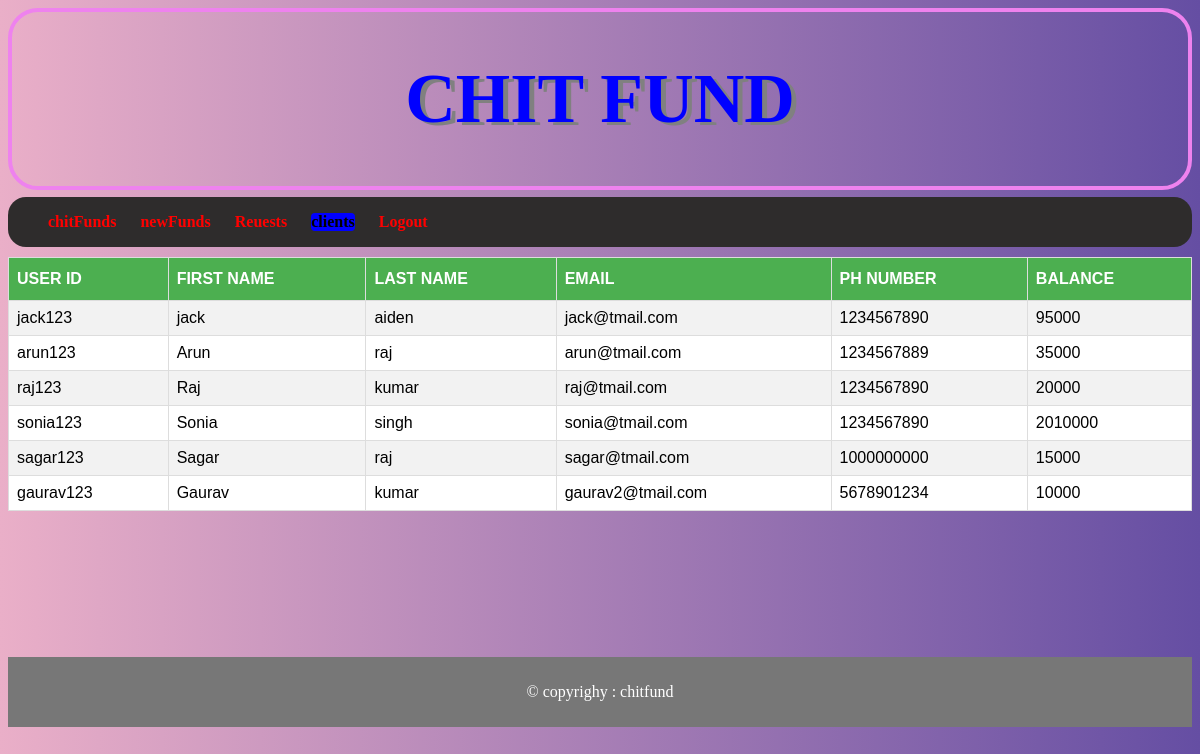
/aclients.php, run on the app's committed database.
### tables this page shows
CREATE TABLE `clients` (
  `uname` varchar(100) NOT NULL,
  `pass` varchar(100) NOT NULL,
  `fname` varchar(100) NOT NULL,
  `lname` varchar(100) NOT NULL,
  `email` varchar(100) NOT NULL,
  `phnumber` varchar(100) NOT NULL,
  `balance` varchar(100) NOT NULL
);

### aclients.php (the view, shortened to what this page needs)
<!DOCTYPE html>
<html>
<head>
	<link rel="stylesheet" type="text/css" href="style5.css">
</head>
<body>
	<header><h1>CHIT FUND</h1></header>
  	<nav>
  		<ul>
  			<li><a href="ahome.php">chitFunds</a></li>
  			<li><a href="acrtfund.php">newFunds</a></li>
  			<li><a href="arequest.php">Reuests</a></li>
  			<li id='selected'>clients</li>
  			<li><a href="logout.php">Logout</a></li>
  		</ul>
  	</nav>
<section>
	<table>
	<tr>
	<th>USER ID</th>
	<th>FIRST NAME</th>
	<th>LAST NAME</th>
	<th>EMAIL</th>
	<th>PH NUMBER</th>
	<th>BALANCE</th></tr>
	<?php
	$conn=mysqli_connect("localhost","root","","chitfund");
	$sql="select uname,fname,lname,email,phnumber,balance from clients";
	$result=$conn->query($sql);
	if($result->num_rows>0){
	while($row=$result->fetch_assoc()){
	echo "<tr><td>".$row["uname"]."</td><td>".$row["fname"]."</td><td>".$row["lname"]."</td><td>".$row["email"]."</td><td>".$row["phnumber"]."</td><td>".$row["balance"]."</td></tr>";
	}echo "</table>";}
	?>
</section>
<footer><p>&#169; copyrighy : chitfund</p></footer>
</body>
</html>

### style5.css (style rules this page uses)
header { font-size:35px; text-align:center; color:blue; text-shadow:5px 3px grey; border-radius:30px; border:4px solid violet; }
section { height:400px; }
table { font-family:Arial,Helvetica,sans-serif; border-collapse:collapse; width:100%; }
table td,table th { border:1px solid #ddd; padding:8px; }
table tr:nth-child(even) { background-color:#f2f2f2; }
table tr:nth-child(odd) { background-color:white; }
table th { padding-top:12px; padding-bottom:12px; text-align:left; background-color:#4CAF50; color:white; }
body { background:#eaafc8; background:-webkit-linear-gradient(to right,#eaafc8,#654ea3); background:linear-gradient(to right,#eaafc8,#654ea3); min-height:100vh; }
footer { background-color:#777; padding:10px; text-align:center; color:white; }
nav { background:#2e2c2c; font-weight:700; margin-bottom:10px; margin-top:7px; border-radius:18px; flex:1; display: flex; align-items: right; text-align: right; list-style-type: none; }
nav ul { text-align: right; }
nav ul li { display: inline-block; margin-right: 20px }
nav a { text-decoration: none; color: red }
#selected { border-radius:4px;background:blue; }
a { text-decoration:none; }

### data on the page
clients: uname "jack123", fname "jack", lname "aiden", email "jack@tmail.com", phnumber "1234567890", balance "95000"
clients: uname "arun123", fname "Arun", lname "raj", email "arun@tmail.com", phnumber "1234567889", balance "35000"
clients: uname "raj123", fname "Raj", lname "kumar", email "raj@tmail.com", phnumber "1234567890", balance "20000"
clients: uname "sonia123", fname "Sonia", lname "singh", email "sonia@tmail.com", phnumber "1234567890", balance "2010000"
clients: uname "sagar123", fname "Sagar", lname "raj", email "sagar@tmail.com", phnumber "1000000000", balance "15000"
clients: uname "gaurav123", fname "Gaurav", lname "kumar", email "gaurav2@tmail.com", phnumber "5678901234", balance "10000"
